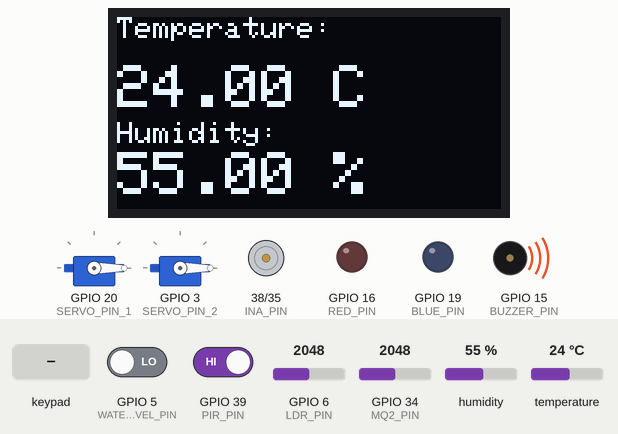
Recording of a sketch running on a simulated ESP32. On the bench: 128×64 one-colour display, 2 × servo, motor-driver pin pairs drawn as motors (green arrow = first pin HIGH = forward, orange = second pin HIGH = backward, longer = more drive, scaled by the enable pin), output pins drawn as LEDs (lit = HIGH), buzzer (waves = sounding, pin HIGH). The inputs (shaded band) are chosen by the test bench; at power-on: temperature 24 °C, GPIO 5 (WATER_LEVEL_PIN) LOW, GPIO 6 (LDR_PIN) = 2048, GPIO 34 (MQ2_PIN) = 2048, GPIO 39 (PIR_PIN) HIGH, humidity 55 %. What the sketch prints to the serial monitor is not drawn.

Above: at 5.6 s.
5.7 s: temperature set to 29.4 °C
At 11.0 s:
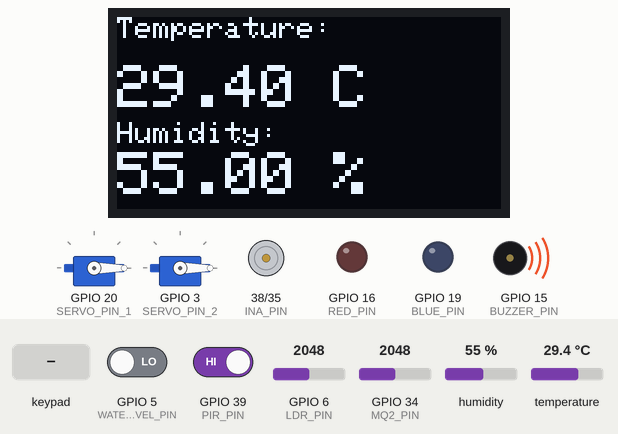
11.5 s: temperature set to 30.8 °C
At 16.0 s:
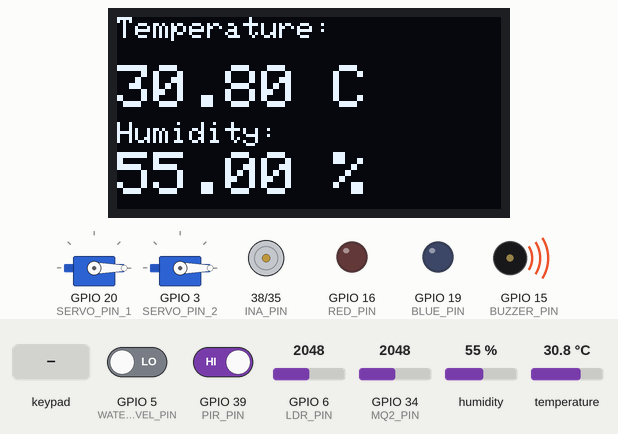
16.5 s: keypad keys 7 8 9 0 # pressed 0.4 s apart
At 19.9 s:
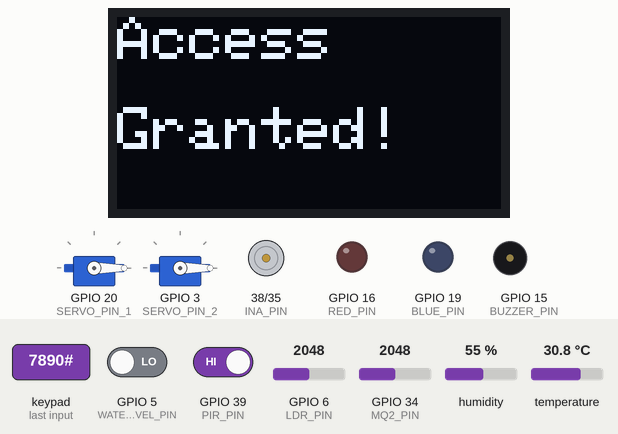
20.0 s: key 'B' pressed
At 23.4 s:
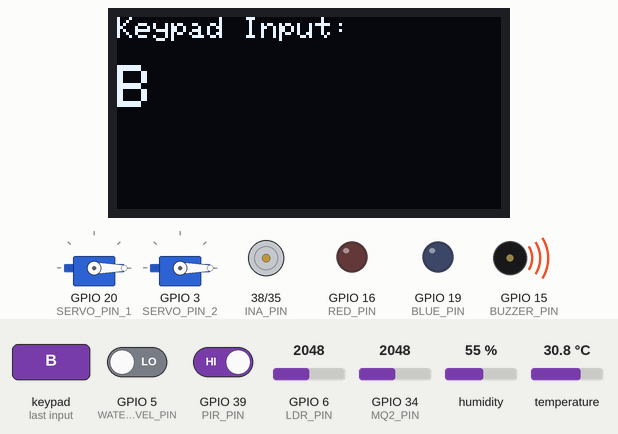
29.0 s: keypad keys 7 8 9 0 A pressed 0.4 s apart
At 31.3 s:
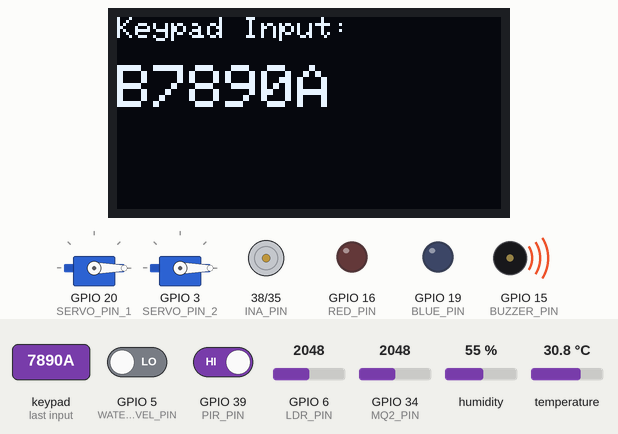
34.0 s: key 'D' pressed
At 35.1 s:
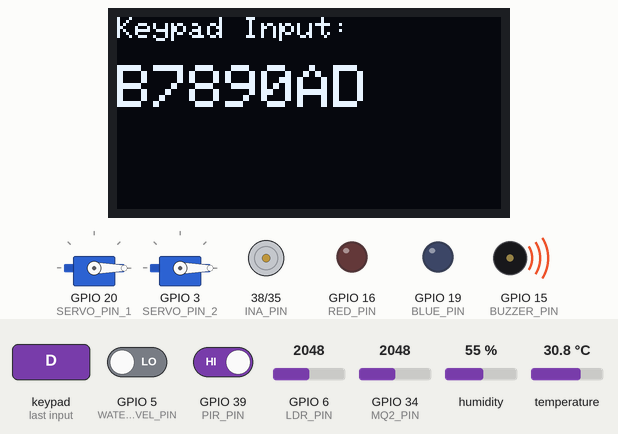
Timing chart, 0 to 37.0 s (numbered marks = the images above; inputs shaded):
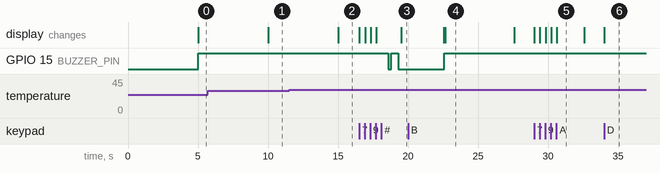

Measured:
- after the input at 5.7 s, the display: changes after 4.3 s (image 1)
- after the input at 11.5 s, the display: changes after 3.5 s (image 2)
- after the input at 16.5 s, GPIO 15 (BUZZER_PIN): HIGH → LOW after 2.1 s, → HIGH 0.20 s later, → LOW 0.50 s later; the display: first changes at once (image 3 shows a later state)
- after the input at 29.0 s, the display: first changes at once (image 5 shows a later state)
- after the input at 34.0 s, the display: changes at once (image 6)
- what the display in image 4 shows lasts 5.0 s, from 22.6 s to 27.6 s
- what the display in image 5 shows lasts 2.0 s, from 30.6 s to 32.6 s

The sketch:

SmartHomeCollection.ino
```cpp
#include <DHT.h>
#include <Wire.h>
#include <Adafruit_GFX.h>
#include <Adafruit_SSD1306.h>
#include <ESP32Servo.h>
#include <Keypad.h>

// Pin Definitions
const int PUSH_BUTTON_PIN = 4;
const int WATER_LEVEL_PIN = 5;
const int LDR_PIN = 6; // Light Sensor
const int DHT_PIN = 7;
const int ONBOARD_LED_PIN = 9;
const int BUZZER_PIN = 15;
const int INA_PIN = 38;
const int INB_PIN = 35;
const int MQ2_PIN = 34; // Smoke Sensor
const int PIR_PIN = 39;
const int SERVO_PIN_1 = 20; // Door Servo
const int SERVO_PIN_2 = 3;  // Window Servo
const int RED_PIN = 16;
const int BLUE_PIN = 19;
const int GREEN_PIN = 33;
const int I2C_SCL = 2;
const int I2C_SDA = 42;

// OLED Display
#define SCREEN_WIDTH 128
#define SCREEN_HEIGHT 64
#define OLED_RESET    -1 // Reset pin # (or -1 if sharing Arduino reset pin)
#define SCREEN_ADDRESS 0x3C // Change this to 0x3D if your display uses that address

Adafruit_SSD1306 display(SCREEN_WIDTH, SCREEN_HEIGHT, &Wire, OLED_RESET);

// DHT Sensor
#define DHT_SENSOR_TYPE DHT22
DHT dht_sensor(DHT_PIN, DHT_SENSOR_TYPE);

// PIR Sensor
volatile bool motionDetected = false;

// Servo Motors
Servo doorServo;
Servo windowServo;

// Keypad Setup
#define ROW_NUM     4 // four rows
#define COLUMN_NUM  4 // four columns

char keys[ROW_NUM][COLUMN_NUM] = {
  {'1','2','3','A'},
  {'4','5','6','B'},
  {'7','8','9','C'},
  {'*','0','#','D'}
};

// connect the pins from right to left to pins 1, 10, 9, 11, 12, 14, 21, 34
byte pin_rows[ROW_NUM] = {11,9,10,1}; //connect to the row pinouts of the keypad
byte pin_column[COLUMN_NUM] = {34,21,14,12}; //connect to the column pinouts of the keypad

Keypad keypad = Keypad(makeKeymap(keys), pin_rows, pin_column, ROW_NUM, COLUMN_NUM);

const String password = "7890"; // change your password here
String input_password;

// Interrupt for Motion Detection
void IRAM_ATTR handleMotion() {
  motionDetected = digitalRead(PIR_PIN);
}

// Function to update OLED display with keypad input
void updateOLEDWithKeypad(String input) {
  display.clearDisplay();
  display.setTextSize(1);
  display.setCursor(0, 0);
  display.print("Keypad Input: ");
  display.setTextSize(2);
  display.setCursor(0, 16);
  display.print(input);
  display.display();
}

// Function to sound the buzzer with a specific pattern
void soundBuzzer(int beepDuration, int beepCount, int delayBetweenBeeps) {
  for (int i = 0; i < beepCount; i++) {
    digitalWrite(BUZZER_PIN, HIGH);
    delay(beepDuration);
    digitalWrite(BUZZER_PIN, LOW);
    delay(delayBetweenBeeps);
  }
}

// Function to display "Access Granted" on OLED
void displayAccessGranted() {
  display.clearDisplay();
  display.setTextSize(2);
  display.setCursor(0, 0);
  display.print("Access");
  display.setCursor(0, 30);
  display.print("Granted!");
  display.display();
  delay(3000); // Keep "Access Granted" on the screen for 3 seconds
}

// Function to display "Access Denied" on OLED
void displayAccessDenied() {
  display.clearDisplay();
  display.setTextSize(2);
  display.setCursor(0, 0);
  display.print("Access");
  display.setCursor(0, 30);
  display.print("Denied!");
  display.display();
  delay(3000); // Keep "Access Denied" on the screen for 3 seconds
}

void setup() {
  Serial.begin(115200);
  Wire.begin(I2C_SDA, I2C_SCL);

  // Initialize OLED Display
  if(!display.begin(SSD1306_SWITCHCAPVCC, SCREEN_ADDRESS)) {
    Serial.println(F("SSD1306 allocation failed"));
    for(;;); // Don't proceed, loop forever
  }
  display.clearDisplay();
  display.setTextColor(SSD1306_WHITE);

  // Sensor & Actuator Setup
  pinMode(INA_PIN, OUTPUT);
  pinMode(INB_PIN, OUTPUT);
  dht_sensor.begin();

  pinMode(PIR_PIN, INPUT);
  pinMode(LDR_PIN, INPUT);
  pinMode(MQ2_PIN, INPUT);
  pinMode(BUZZER_PIN, OUTPUT);
  pinMode(WATER_LEVEL_PIN, INPUT);
  pinMode(RED_PIN, OUTPUT);
  pinMode(GREEN_PIN, OUTPUT);
  pinMode(BLUE_PIN, OUTPUT);

  // Attach Servos
  doorServo.attach(SERVO_PIN_1);
  windowServo.attach(SERVO_PIN_2);
  doorServo.write(0);
  windowServo.write(0);

  attachInterrupt(digitalPinToInterrupt(PIR_PIN), handleMotion, CHANGE);

  // Keypad Setup
  input_password.reserve(32); // maximum input characters is 33, change if needed
}

void loop() {
  static unsigned long lastUpdate = 0;
  const unsigned long updateInterval = 5000; // Update every 5 seconds

  // Update sensors and OLED every updateInterval milliseconds
  if (millis() - lastUpdate >= updateInterval) {
    lastUpdate = millis();

    // Read Temperature & Humidity
    float humi = dht_sensor.readHumidity();
    float tempC = dht_sensor.readTemperature();

    if (isnan(tempC) || isnan(humi)) {
      Serial.println("Failed to read from DHT sensor!");
      return;
    }

    // Fan Control
    if (tempC > 30) {
      digitalWrite(INA_PIN, LOW);
      digitalWrite(INB_PIN, HIGH);
      Serial.println("Fan spinning");
    } else {
      digitalWrite(INA_PIN, LOW);
      digitalWrite(INB_PIN, LOW);
      Serial.println("Fan stopped");
    }

    // OLED Display Update
    display.clearDisplay();
    display.setTextSize(1);
    display.setCursor(0, 0);
    display.print("Temperature: ");
    display.setTextSize(2);
    display.setCursor(0, 16);
    display.print(tempC);
    display.print(" C");

    display.setTextSize(1);
    display.setCursor(0, 35);
    display.print("Humidity: ");
    display.setTextSize(2);
    display.setCursor(0, 45);
    display.print(humi);
    display.print(" %");

    display.display();

    // Motion Detection
    if (motionDetected) {
      Serial.println("Motion detected!");
      digitalWrite(RED_PIN, HIGH);
      digitalWrite(GREEN_PIN, LOW);
      digitalWrite(BLUE_PIN, LOW);
    } else {
      Serial.println("Motion stopped!");
      digitalWrite(RED_PIN, LOW);
      digitalWrite(GREEN_PIN, LOW);
      digitalWrite(BLUE_PIN, LOW);
    }

    // Smoke Sensor (MQ2)
    int gasLevel = analogRead(MQ2_PIN);
    Serial.print("Gas Level: ");
    Serial.println(gasLevel);

    if (gasLevel > 1000) {
      Serial.println("Gas detected! Buzzer ON");
      digitalWrite(BUZZER_PIN, HIGH); // Buzzer ON
    } else {
      Serial.println("No gas detected.");
      digitalWrite(BUZZER_PIN, LOW); // Buzzer OFF
    }

    // Water Level & Servo Control
    int waterState = digitalRead(WATER_LEVEL_PIN);
    if (waterState == HIGH) {
      Serial.println("Water detected! Closing window...");
      windowServo.write(180);
    } else {
      Serial.println("No water detected. Opening window...");
      windowServo.write(0);
    }

    // Light Sensor (LDR)
    int lightValue = analogRead(LDR_PIN);
    Serial.print("Light Level: ");
    Serial.println(lightValue);

    if (lightValue < 10) { // Adjust threshold as needed
      Serial.println("It's dark! Turning RGB LED green.");
      digitalWrite(RED_PIN, LOW);
      digitalWrite(BLUE_PIN, LOW);
      digitalWrite(GREEN_PIN, HIGH);
    } else {
      Serial.println("It's bright! Turning RGB LED off.");
      digitalWrite(RED_PIN, LOW);
      digitalWrite(BLUE_PIN, LOW);
      digitalWrite(GREEN_PIN, LOW);
    }
  }

  // Keypad Logic
  char key = keypad.getKey();

  if (key) {
    Serial.println(key);

    if (key == '*') {
      input_password = ""; // clear input password
      updateOLEDWithKeypad(input_password);
    } else if (key == '#') {
      if (password == input_password) {
        Serial.println("The password is correct, ACCESS GRANTED!");
        soundBuzzer(500, 2, 200); // Two long beeps for access granted
        displayAccessGranted(); // Display "Access Granted" on OLED
      } else {
        Serial.println("The password is incorrect, ACCESS DENIED!");
        soundBuzzer(200, 3, 100); // Three short beeps for access denied
        displayAccessDenied(); // Display "Access Denied" on OLED
      }
      input_password = ""; // clear input password
      updateOLEDWithKeypad(input_password);
    } else {
      input_password += key; // append new character to input password string
      updateOLEDWithKeypad(input_password);
    }
  }
}
```
